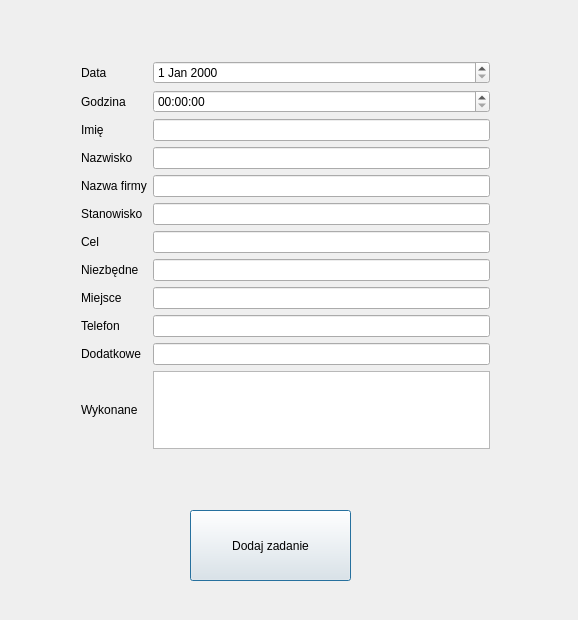
<?xml version="1.0" encoding="UTF-8"?>
<ui version="4.0">
 <class>addtask</class>
 <widget class="QDialog" name="addtask">
  <property name="geometry">
   <rect>
    <x>0</x>
    <y>0</y>
    <width>578</width>
    <height>620</height>
   </rect>
  </property>
  <property name="windowTitle">
   <string>addtask</string>
  </property>
  <property name="modal">
   <bool>true</bool>
  </property>
  <widget class="QWidget" name="gridLayoutWidget">
   <property name="geometry">
    <rect>
     <x>70</x>
     <y>50</y>
     <width>431</width>
     <height>410</height>
    </rect>
   </property>
   <layout class="QGridLayout" name="gridLayout">
    <item row="2" column="1">
     <widget class="QLineEdit" name="lineEdit_3">
      <property name="text">
       <string/>
      </property>
     </widget>
    </item>
    <item row="3" column="1">
     <widget class="QLineEdit" name="lineEdit_4">
      <property name="text">
       <string/>
      </property>
     </widget>
    </item>
    <item row="6" column="1">
     <widget class="QLineEdit" name="lineEdit_7">
      <property name="text">
       <string/>
      </property>
     </widget>
    </item>
    <item row="5" column="1">
     <widget class="QLineEdit" name="lineEdit_6">
      <property name="text">
       <string/>
      </property>
     </widget>
    </item>
    <item row="8" column="1">
     <widget class="QLineEdit" name="lineEdit_9">
      <property name="text">
       <string/>
      </property>
     </widget>
    </item>
    <item row="10" column="1">
     <widget class="QLineEdit" name="lineEdit_11">
      <property name="text">
       <string/>
      </property>
     </widget>
    </item>
    <item row="10" column="0">
     <widget class="QLabel" name="label_11">
      <property name="text">
       <string>Dodatkowe</string>
      </property>
     </widget>
    </item>
    <item row="6" column="0">
     <widget class="QLabel" name="label_7">
      <property name="text">
       <string>Cel</string>
      </property>
     </widget>
    </item>
    <item row="7" column="1">
     <widget class="QLineEdit" name="lineEdit_8">
      <property name="text">
       <string/>
      </property>
     </widget>
    </item>
    <item row="9" column="1">
     <widget class="QLineEdit" name="lineEdit_10">
      <property name="text">
       <string/>
      </property>
     </widget>
    </item>
    <item row="9" column="0">
     <widget class="QLabel" name="label_10">
      <property name="text">
       <string>Telefon</string>
      </property>
     </widget>
    </item>
    <item row="0" column="1">
     <widget class="QDateEdit" name="dateEdit"/>
    </item>
    <item row="4" column="1">
     <widget class="QLineEdit" name="lineEdit_5">
      <property name="text">
       <string/>
      </property>
     </widget>
    </item>
    <item row="8" column="0">
     <widget class="QLabel" name="label_9">
      <property name="text">
       <string>Miejsce</string>
      </property>
     </widget>
    </item>
    <item row="4" column="0">
     <widget class="QLabel" name="label_5">
      <property name="text">
       <string>Nazwa firmy</string>
      </property>
     </widget>
    </item>
    <item row="7" column="0">
     <widget class="QLabel" name="label_8">
      <property name="text">
       <string>Niezbędne</string>
      </property>
     </widget>
    </item>
    <item row="1" column="0">
     <widget class="QLabel" name="label_2">
      <property name="text">
       <string>Godzina</string>
      </property>
     </widget>
    </item>
    <item row="2" column="0">
     <widget class="QLabel" name="label_3">
      <property name="text">
       <string>Imię</string>
      </property>
     </widget>
    </item>
    <item row="3" column="0">
     <widget class="QLabel" name="label_4">
      <property name="text">
       <string>Nazwisko</string>
      </property>
     </widget>
    </item>
    <item row="0" column="0">
     <widget class="QLabel" name="label">
      <property name="text">
       <string>Data</string>
      </property>
     </widget>
    </item>
    <item row="5" column="0">
     <widget class="QLabel" name="label_6">
      <property name="text">
       <string>Stanowisko</string>
      </property>
     </widget>
    </item>
    <item row="11" column="0">
     <widget class="QLabel" name="label_12">
      <property name="text">
       <string>Wykonane</string>
      </property>
     </widget>
    </item>
    <item row="1" column="1">
     <widget class="QTimeEdit" name="timeEdit"/>
    </item>
    <item row="11" column="1">
     <widget class="QListWidget" name="listWidget">
      <property name="currentRow">
       <number>-1</number>
      </property>
     </widget>
    </item>
   </layout>
  </widget>
  <widget class="QPushButton" name="pushButton">
   <property name="geometry">
    <rect>
     <x>190</x>
     <y>510</y>
     <width>161</width>
     <height>71</height>
    </rect>
   </property>
   <property name="text">
    <string>Dodaj zadanie</string>
   </property>
  </widget>
 </widget>
 <layoutdefault spacing="6" margin="11"/>
 <tabstops>
  <tabstop>dateEdit</tabstop>
  <tabstop>timeEdit</tabstop>
  <tabstop>lineEdit_3</tabstop>
  <tabstop>lineEdit_4</tabstop>
  <tabstop>lineEdit_5</tabstop>
  <tabstop>lineEdit_6</tabstop>
  <tabstop>lineEdit_7</tabstop>
  <tabstop>lineEdit_8</tabstop>
  <tabstop>lineEdit_9</tabstop>
  <tabstop>lineEdit_10</tabstop>
  <tabstop>lineEdit_11</tabstop>
  <tabstop>listWidget</tabstop>
  <tabstop>pushButton</tabstop>
 </tabstops>
 <resources/>
 <connections/>
</ui>
